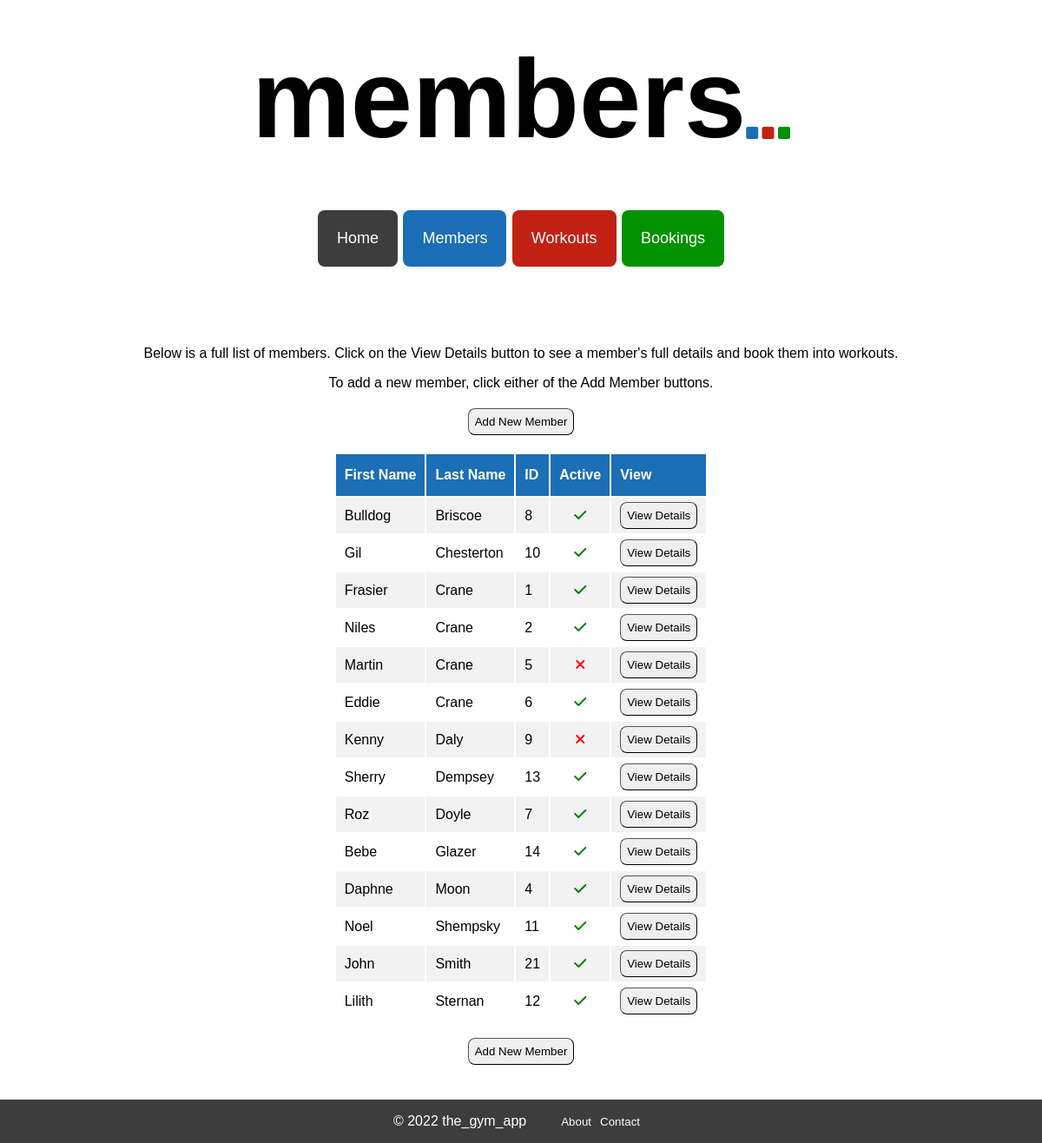
/members, run on the app's committed database.
### tables this page shows
CREATE TABLE members (
    id INTEGER PRIMARY KEY AUTOINCREMENT,
    first_name VARCHAR,
    last_name VARCHAR,
    dob DATE,
    active BOOLEAN
);

### controllers/member_controller.py (the view)
@members_blueprint.route("/members")
def members():
    route_name = "members"
    members = member_repository.select_all()
    return render_template("members/index.html", route_name=route_name, members=members)

### db/run_sql.py (called while the page is built)
def get_db():
    path = os.path.dirname(os.path.abspath(__file__))
    db = os.path.join(path, "gym_db.db")
    conn = sqlite3.connect(db)
    conn.execute("PRAGMA foreign_keys = 1")
    conn.row_factory = sqlite3.Row
    return conn

def run_sql(sql, values = []):
    db = get_db()
    cursor = db.cursor()
    cursor.execute(sql, values)
    results = cursor.fetchall()
    db.commit()
    db.close()
    return results

### repositories/member_repository.py (called while the page is built)
def sort_function(member):
    return member.last_name

def select_all():
    members = []
    sql = "SELECT * FROM members"
    results = run_sql(sql)
    for row in results:
        active = True if row['active'] == 1 else False
        member = Member(row['first_name'], row['last_name'], row['dob'], active, row['id'])
        members.append(member)
    members.sort(key=sort_function)
    return members

### templates/members/index.html
{% extends 'base.html'%}
{% block content %}
<div class="index_page_container">
    <p>Below is a full list of members. Click on the View Details button to see a member's full details and book them into workouts.</p>
    <p>To add a new member, click either of the Add Member buttons.</p>
    <button class="index_page_button" id="index_page_top_button">
        <a class="index_page_link" href="/members/create">Add New Member</a>
    </button>
    <table class="index_table">
        <tr class="index_table_headers">
            <th>First Name</th>
            <th>Last Name</th>
            <th>ID</th>
            <th>Active</th>
            <th>View</th>
        </tr>
        {% for member in members %}
        <tr class="index_table_content">
            <td>{{member.first_name}}</td>
            <td>{{member.last_name}}</td>
            <td>{{member.id}}</td>
            {% if member.active == True %}
            <td class="active_column"><i class="fa-solid fa-check" style="color: green"></i></td>
            {% elif member.active == False %}
            <td class="active_column"><i class="fa-solid fa-xmark" style="color: red"></i></td>
            {% endif %}
            <td class="delete_column"><button class="index_page_button" id="view_details_button"><a class="index_page_link" href="/members/{{member.id}}">View Details</button></td>
        {% endfor %}
        </tr>
    </table>
    <button class="index_page_button" id="index_page_bottom_button">
        <a class="index_page_link" href="/members/create">Add New Member</a>
    </button>
</div>
{% endblock %}

### static/style.css (style rules this page uses)
body { font-family: Verdana, Geneva, Tahoma, sans-serif; min-height: 100%; margin: 0; padding: 0; }

### static/index_pages.css (style rules this page uses)
.index_page_container { display: flex; flex-direction: column; align-items: center; justify-content: center; margin: 40px auto; }
.index_page_container > p { margin-bottom: 0px; }
.index_table { width: auto; text-align: left; }
.index_table_headers { background-color: #1c6eb6; color: white; }
.index_table_headers > th { padding: 15px 10px; }
.index_table_content > td { padding: 5px 10px; }
.index_table_content:nth-child(even) { background-color: #f2f2f2; }
.active_column { text-align: center; }
.delete_column { text-align: center; }
.index_page_button { padding: 7px; border-radius: 8px; border-width: 1px; }
.index_page_link { color: #000000; text-decoration: none; }
#index_page_top_button { margin-top: 20px; margin-bottom: 20px; }
#index_page_bottom_button { margin-top: 20px; }

### data on the page
members: first_name "Bulldog", last_name "Briscoe", id "8", active True (drawn)
members: first_name "Gil", last_name "Chesterton", id "10", active True (drawn)
members: first_name "Frasier", last_name "Crane", id "1", active True (drawn)
members: first_name "Niles", last_name "Crane", id "2", active True (drawn)
members: first_name "Martin", last_name "Crane", id "5", active False (drawn)
members: first_name "Eddie", last_name "Crane", id "6", active True (drawn)
members: first_name "Kenny", last_name "Daly", id "9", active False (drawn)
members: first_name "Sherry", last_name "Dempsey", id "13", active True (drawn)
members: first_name "Roz", last_name "Doyle", id "7", active True (drawn)
members: first_name "Bebe", last_name "Glazer", id "14", active True (drawn)
members: first_name "Daphne", last_name "Moon", id "4", active True (drawn)
members: first_name "Noel", last_name "Shempsky", id "11", active True (drawn)
members: first_name "John", last_name "Smith", id "21", active True (drawn)
members: first_name "Lilith", last_name "Sternan", id "12", active True (drawn)

### other printed values
{{ route_name }} "members"
